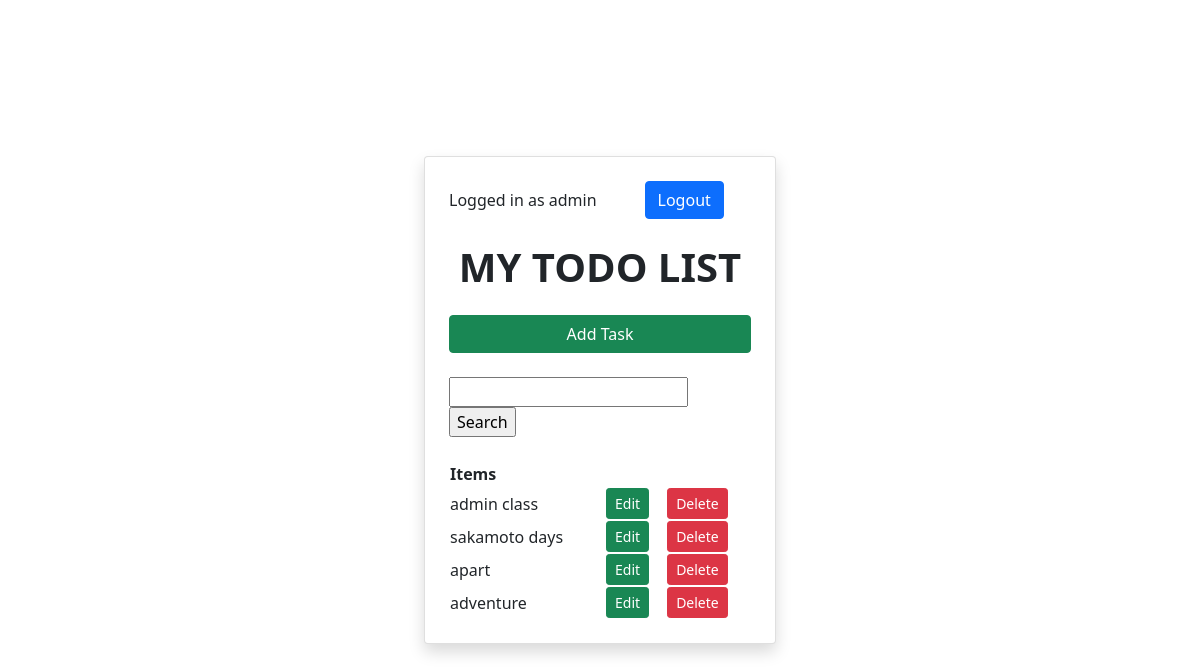
The app's page / (signed in) with its own data.
### tasks/models.py (models this page shows, shortened)
class Task(models.Model):
    user = models.ForeignKey(User, on_delete=models.CASCADE, null=True, blank=True)
    title= models.CharField(max_length=200)
    description = models.TextField(null=True, blank=True)
    created_at = models.DateTimeField(auto_now_add=True)
    is_completed = models.BooleanField(default=False)
    class Meta:
        ordering = ['is_completed']

### tasks/views.py (the view)
# urls.py: path('',TaskList.as_view(), name='tasks'),
class TaskList(LoginRequiredMixin, ListView):
    model = Task
    context_object_name ='tasks'
    def get_context_data(self, **kwargs):
        context = super().get_context_data(**kwargs)
        context['tasks'] = context['tasks'].filter(user = self.request.user)
        context['count'] = context['tasks'].filter(is_completed = False).count()
        search_input = self.request.GET.get('search-area') or ''
        if search_input:
            context['tasks'] = context['tasks'].filter(title__startswith= search_input)
        context['search_input'] = search_input
        return context

### tasks/templates/tasks/task_list.html (shortened to what this page needs)
{% extends "base.html" %}
{% block content %}
    <div class="d-flex justify-content-center align-items-center vh-100">
    {% if request.user.is_authenticated %}
        <div class="card p-4 shadow" style="width: 22rem;">
            <div class="d-flex align-items-center mb-4 gap-5">
                <p class="mb-0 text-left"> Logged in as {{request.user}}</p>
                <form action="{% url "logout" %}" method="POST">
                        <button type="submit" class="btn btn-primary">Logout</button>
                </form>
            </div>
    {% else %}
        <a href="{% url "login" %}">Login</a>
    {% endif %}
    <h1 class="mb-4 text-center fw-bold text-uppercase">My ToDo List</h1>
    <a class="btn btn-success mb-4" href="{% url "task-create" %}">Add Task</a>
    <form class="mb-4" action="" method="GET">
        <input type="text" name="search-area" value={{search_input}}>
        <input type="submit" value="Search" placeholder="Search Here!">
    </form>
    <table>
        <tr>
            <th>Items</th>
            <th></th>
        </tr>
        {% for task in tasks %}
            <tr>
                <td>{{task.title}}</td>
                <td><a class="btn btn-success btn-sm" href="{% url "task-update" task.id %}">Edit</a></td>
                <td><a class="btn btn-danger btn-sm"href="{% url "task-delete" task.id %}">Delete</a></td>
            </tr>
        {% empty %}
            <h3>No items in list</h3>
        {% endfor %}
    </table>
    </div>
        </div>
{% endblock %}

### records on screen
Task: title "admin class"
Task: title "sakamoto days"
Task: title "apart"
Task: title "adventure"

### other values on screen
{{ request.user }} "admin"
